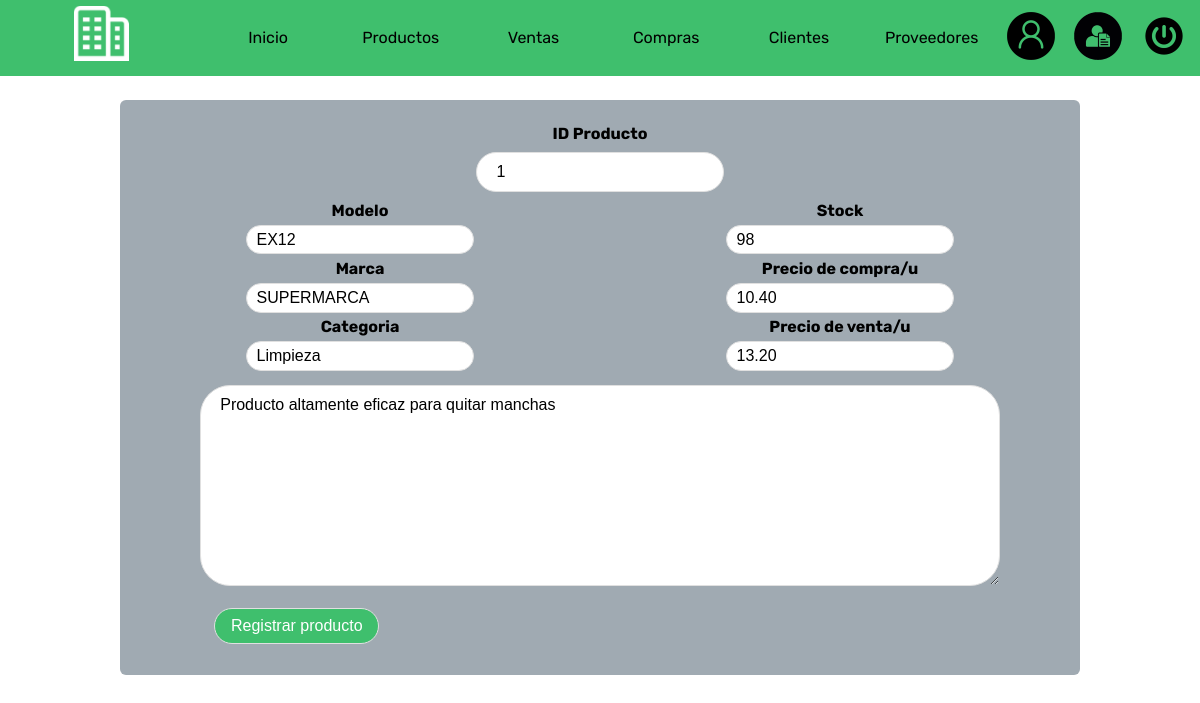
Screenshot of /editarproducto.php?id=1 (signed in) with the database file from the repository.
### tables this page shows
CREATE TABLE `productos` (
  `id_producto` varchar(6) NOT NULL,
  `precio_unitario` decimal(9,2) DEFAULT NULL,
  `pvp` decimal(9,2) DEFAULT NULL,
  `modelo` varchar(30) DEFAULT NULL,
  `marca` varchar(30) DEFAULT NULL,
  `categoria` varchar(20) DEFAULT NULL,
  `descripcion` varchar(60) DEFAULT NULL,
  `stock` int(6) DEFAULT NULL,
  `final` tinyint(1) NOT NULL
);

### Db/Con1Db.php (called while the page is built)
<?php
class Connection
{
    public static function conn1()
    {
        $mysqli = new mysqli('localhost', 'root','', 'erp');
        if($mysqli->connect_errno)
        {
            printf("Error en la conexion: %s\n", $mysqli->coneect_errno);
        }
        else
        {
            $mysqli->set_charset('utf8');
            return $mysqli;
        }
    }
}
?>

### Controllers/EditarProductoController1.php (called while the page is built)
<?php
    $id = $_GET['id'];
    if(file_exists("../Db/Con1Db.php"))
    {
        require_once "../Db/Con1Db.php";
        require_once "../Models/Datos1Model.php";
    }
    elseif(file_exists("Db/Con1Db.php"))
    {
        require_once "Db/Con1Db.php";
        require_once "Models/Datos1Model.php";
    }
    $oData = new Datos;
    $sql = "SELECT * FROM productos where id_producto='$id'";
    $data = $oData->getData1($sql);
    if(empty($data))
    {
        echo"
            <div class='bloque1 negrita'>
                No hay datos.
                $id
            </div>
        ";
    }
    else
    {
        foreach ($data as $row)
        {
            $id_producto = $row->id_producto;
            $precio_unitario = $row->precio_unitario;
            $pvp = $row->pvp;
            $modelo = $row->modelo;
            $marca = $row->marca;
            $categoria = $row->categoria;
            $descripcion = $row->descripcion;
            $stock = $row->stock;
        }
    }
?>

### Models/Datos1Model.php (called while the page is built, shortened)
<?php
class Datos
{
    private $mysqli;
    private $data;
    public function __construct()
    {
        $this->mysqli= Connection::conn1();
        $this->data=array();
    }
    public function getData1($sql)
    {
        $result = $this->mysqli->query($sql);
        while($rows=$result->fetch_object())
        {
            $this->data[]=$rows;
        }
        return $this->data;
    }
}
?>

### Views/Productos/EditarProducto3View.php (the view)
<div class="pt-2">
<?php require_once "Controllers/EditarProductoController1.php"; ?>
    <form id="formRegistraProducto1" class="formFacturaCompra pt-2 pb-2">
        <div class="col-12">
            <h4>ID Producto</h4>
                <input type="text" name="id" id="id" disabled value='<?php echo $id_producto ?>'>
        </div>
                <div class="col-12 cajaFacturaCompra">
                    <div class="col-6">
                        <div>
                            <h4>Modelo</h4>
                            <input type="text" name="modelo" id="modelo" value='<?php echo $modelo ?>'>
                        </div>
                        <div>
                            <h4>Marca</h4>
                            <input type="text" name="marca" id="marca" value='<?php echo $marca ?>'>
                        </div>
                        <div>
                            <h4>Categoria</h4>
                            <input type="text" name="categoria" id="categoria" value='<?php echo $categoria ?>'>
                        </div>
                    </div>
                    <div class="col-6">
                    <div>
                            <h4>Stock</h4>
                            <input type="number" name="stock" id="stock" value='<?php echo $stock ?>'>
                        </div>
                        <div>
                            <h4>Precio de compra/u</h4>
                            <input type="number" name="preciocompra" id="preciocompra" value='<?php echo $precio_unitario ?>'>
                        </div>
                        <div>
                            <h4>Precio de venta/u</h4>
                            <input type="number" name="precioventa" id="precioventa" value='<?php echo $pvp ?>'>
                        </div>
                    </div>
                </div>
                <div >
                    <textarea  class="col-10" name="descripcion" id="descripcion"  rows="10" ><?php echo $descripcion ?></textarea>
                </div>
                <div class="cajaBotonProducto">
                    <input type="submit" id="botonRegistrarProducto" name="botonRegistrarProducto" class="boton1" value="Registrar producto">
            </div>
            </form>
        </div>

### Assets/css/style.css (style rules this page uses)
* { padding: 0; margin: 0; box-sizing: border-box; font-family: 'Rubik', sans-serif; text-align: center; }
.pb-2 { padding-bottom: 2%; }
.pt-2 { padding-top: 2%; }
.col-6 { width: 50%; }
.col-10 { width: 83.33%; }
.col-12 { width: 100%; }
input, textarea, checkbox, submit, select { background-color: #ffffff; color: #000000; border: 1px solid #e0e0e0; border-radius: 30px; padding: 1% 2%; margin: 1%; text-align: left; text-decoration: none; font-family: Arial, Helvetica, sans-serif; font-size: 100%; cursor: pointer; outline: 0; }
.boton1 { background-color: #3FBF6D; color: #ffffff; text-align: center; font-family: Arial, Helvetica, sans-serif; padding: 1% 2%; border-radius: 30px; }
.cajaFacturaCompra { display: flex; flex-direction: row; justify-content: center; align-items: center; }
.formFacturaCompra { width: 80%; margin: auto; background-color: #a0aab2; border-radius: 6px; }
.cajaBotonProducto { display: flex; flex-direction: row; justify-content: space-between; margin-right: 9%; margin-left: 9%; }

### rows the page displays
productos: id "1", modelo "EX12", marca "SUPERMARCA", categoria "Limpieza", stock "98", preciocompra "10.40", precioventa "13.20", descripcion "Producto altamente eficaz para quitar manchas"
